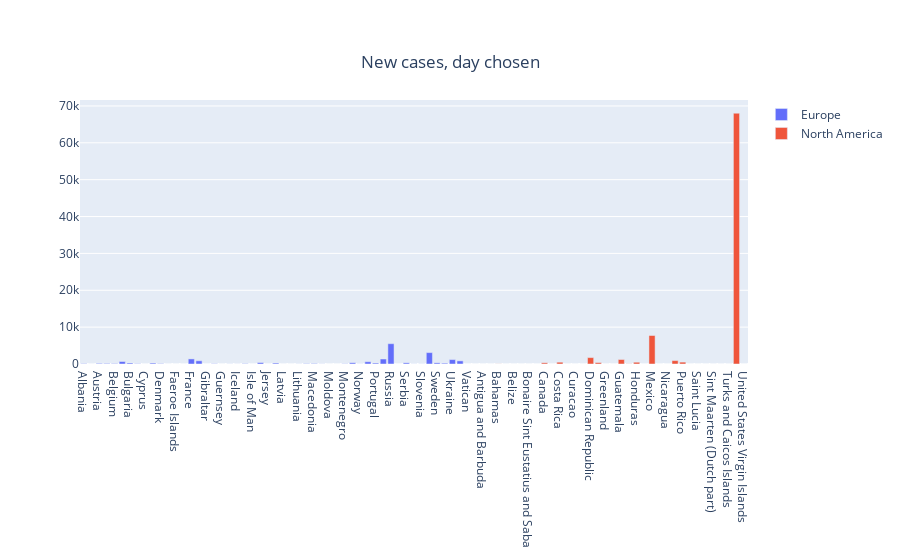

Here is the notebook cell this chart was saved with:
### Code cell
# PLOTS USING PLOTLY
# grah bar
trace1 = go.Bar(name = continent_sel1,
                x = cov_df_con1["location"],
                y = cov_df_con1["new_cases"],
                )

trace2 = go.Bar(name = continent_sel2,
                x = cov_df_con2["location"],
                y = cov_df_con2["new_cases"],
               )
                
data = [trace1, trace2]

fig = go.Figure(data = data)
fig.update_layout(
    title={
        'text': "New cases, day chosen",
        'y':0.9,
        'x':0.5,
        'xanchor': 'center',
        'yanchor': 'top'})

fig.show()

### Figure 1 — Plotly figure (JSON) as saved in the notebook; plotly's stock layout.template omitted (floating-point values rounded to 4 significant figures)
{"data": [{"name": "Europe", "type": "bar", "x": ["Albania", "Andorra", "Austria", "Belarus", "Belgium", "Bosnia and Herzegovina", "Bulgaria", "Croatia", "Cyprus", "Czech Republic", "Denmark", "Estonia", "Faeroe Islands", "Finland", "France", "Germany", "Gibraltar", "Greece", "Guernsey", "Hungary", "Iceland", "Ireland", "Isle of Man", "Italy", "Jersey", "Kosovo", "Latvia", "Liechtenstein", "Lithuania", "Luxembourg", "Macedonia", "Malta", "Moldova", "Monaco", "Montenegro", "Netherlands", "Norway", "Poland", "Portugal", "Romania", "Russia", "San Marino", "Serbia", "Slovakia", "Slovenia", "Spain", "Sweden", "Switzerland", "Ukraine", "United Kingdom", "Vatican"], "y": [92, 4, 163, 147, 108, 678, 265, 78, 4, 249, 91, 9, 0, 9, 1377, 870, 1, 65, 0, 21, 11, 85, 0, 382, 0, 258, 4, 1, 19, 83, 119, 28, 0, 0, 57, 342, 22, 615, 255, 1356, 5509, 0, 321, 20, 24, 3092, 318, 219, 1197, 846, 0]}, {"name": "North America", "type": "bar", "x": ["Anguilla", "Antigua and Barbuda", "Aruba", "Bahamas", "Barbados", "Belize", "Bermuda", "Bonaire Sint Eustatius and Saba", "British Virgin Islands", "Canada", "Cayman Islands", "Costa Rica", "Cuba", "Curacao", "Dominica", "Dominican Republic", "El Salvador", "Greenland", "Grenada", "Guatemala", "Haiti", "Honduras", "Jamaica", "Mexico", "Montserrat", "Nicaragua", "Panama", "Puerto Rico", "Saint Kitts and Nevis", "Saint Lucia", "Saint Vincent and the Grenadines", "Sint Maarten (Dutch part)", "Trinidad and Tobago", "Turks and Caicos Islands", "United States", "United States Virgin Islands"], "y": [0, 0, 1, 24, 0, 0, 0, 0, 0, 329, 0, 490, 9, 0, 0, 1733, 389, 0, 0, 1221, 34, 482, 8, 7730, 0, 0, 922, 511, 0, 1, 0, 7, 8, 5, 68032, 0]}], "layout": {"title": {"text": "New cases, day chosen", "x": 0.5, "xanchor": "center", "y": 0.9, "yanchor": "top"}}}
